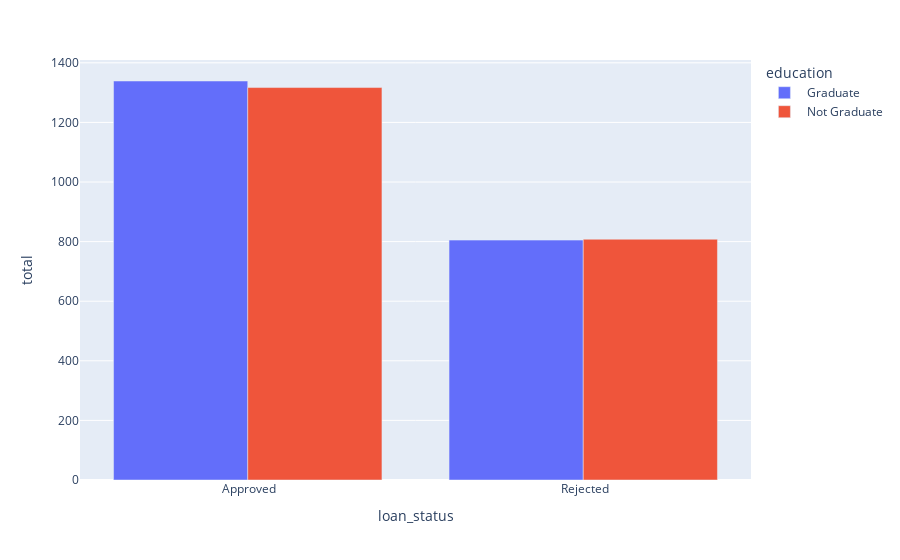

Notebook code for this chart:
### Code cell
px.bar(df[['education','loan_status']].value_counts().reset_index(name = 'total'), x = 'loan_status', y ='total', color = 'education', barmode = 'group')

### Figure 1 — Plotly figure (JSON) as saved in the notebook; plotly's stock layout.template omitted (floating-point values rounded to 4 significant figures)
{"data": [{"alignmentgroup": "True", "hovertemplate": "education= Graduate<br>loan_status=%{x}<br>total=%{y}<extra></extra>", "legendgroup": " Graduate", "marker": {"color": "#636efa", "pattern": {"shape": ""}}, "name": " Graduate", "offsetgroup": " Graduate", "orientation": "v", "showlegend": true, "textposition": "auto", "type": "bar", "x": [" Approved", " Rejected"], "xaxis": "x", "y": [1339, 805], "yaxis": "y"}, {"alignmentgroup": "True", "hovertemplate": "education= Not Graduate<br>loan_status=%{x}<br>total=%{y}<extra></extra>", "legendgroup": " Not Graduate", "marker": {"color": "#EF553B", "pattern": {"shape": ""}}, "name": " Not Graduate", "offsetgroup": " Not Graduate", "orientation": "v", "showlegend": true, "textposition": "auto", "type": "bar", "x": [" Approved", " Rejected"], "xaxis": "x", "y": [1317, 808], "yaxis": "y"}], "layout": {"barmode": "group", "legend": {"title": {"text": "education"}, "tracegroupgap": 0}, "margin": {"t": 60}, "xaxis": {"anchor": "y", "domain": [0, 1], "title": {"text": "loan_status"}}, "yaxis": {"anchor": "x", "domain": [0, 1], "title": {"text": "total"}}}}
